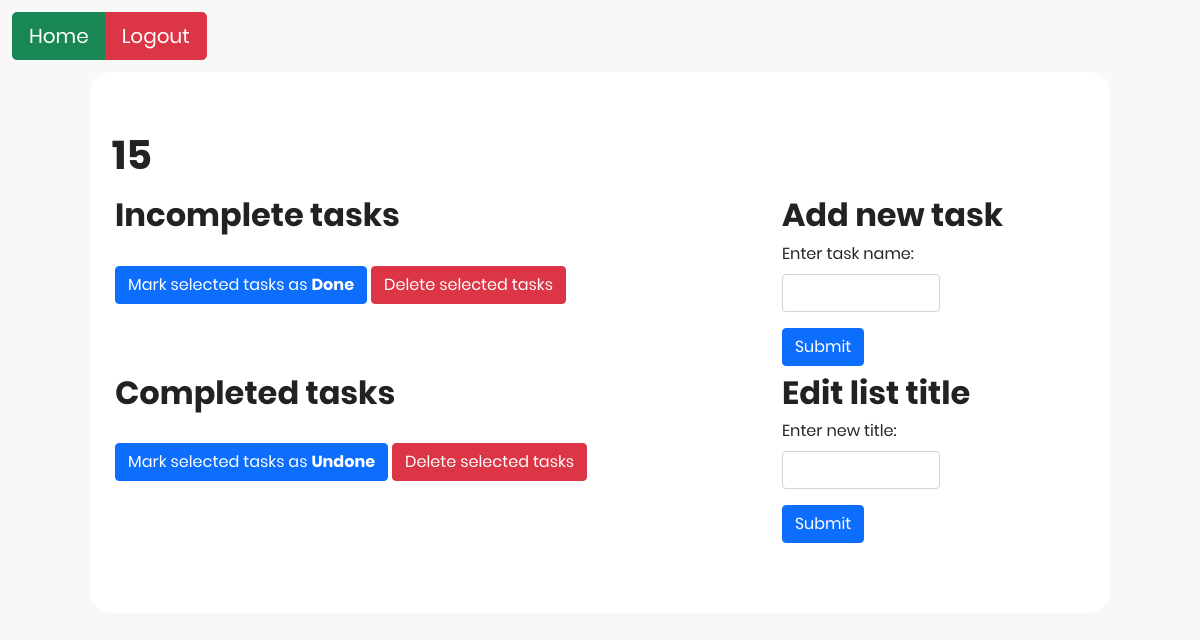
The page /display_list/15/15 on the database as committed earlier.
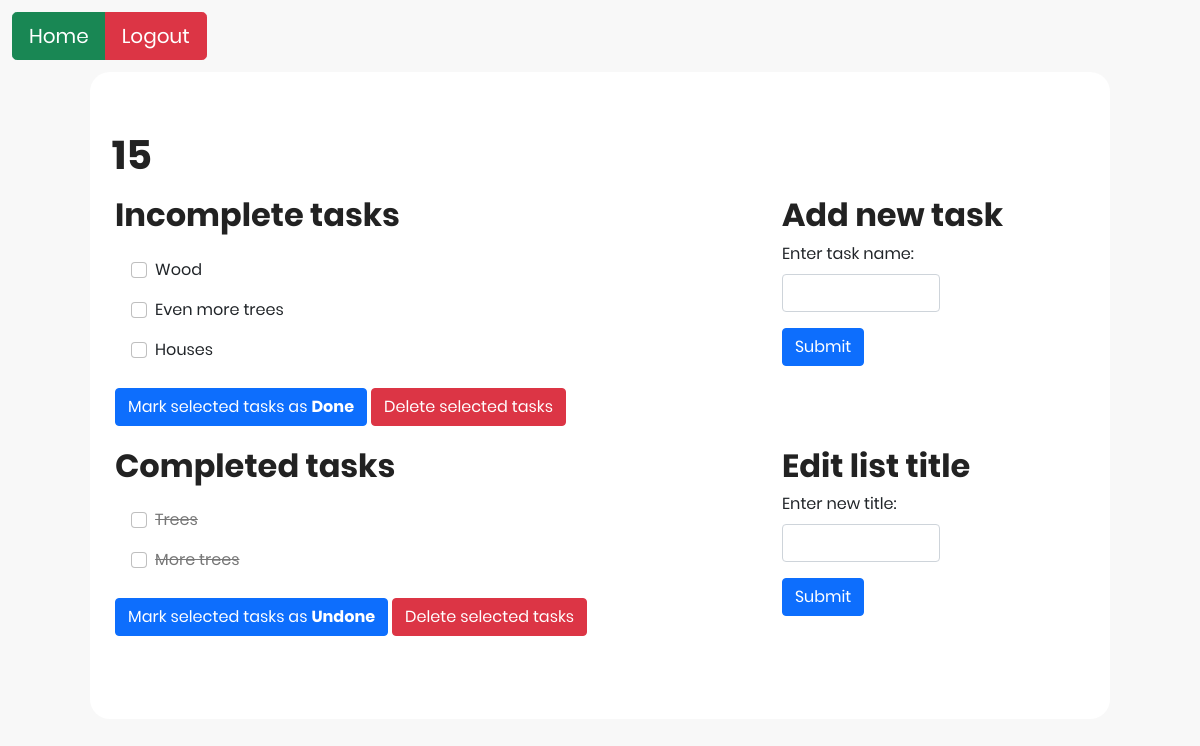
The same page on the database as committed later.
### tables this page shows
CREATE TABLE Tasks (
TaskID INTEGER PRIMARY KEY AUTOINCREMENT NOT NULL,
ListID INTEGER,
TaskName VARCHAR(100),
Status BOOLEAN NOT NULL CHECK (Status IN (0, 1)),
FOREIGN KEY (ListID) REFERENCES Lists(ListID)
);

### Homework5/app.py (the view)
@app.route('/display_list/<int:list_id>/<string:list_name>')
def display_list_with_id(list_id, list_name):
    session['current_list_id'] = list_id
    session['current_list_name'] = list_name
    list_tasks = model.get_all_tasks(list_id)
    list_tasks_dict = {
        'list_id': list_id,
        'list_name': list_name,
        'list_tasks': list_tasks
    }
    return render_template('view_list.html', list_tasks_dict=list_tasks_dict)

### Homework5/app.py (called while the page is built)
@app.before_request
def before_request():
    g.user_id = None
    if 'user_id' in session:
        g.user_id = session['user_id']

### Homework5/data_model.py (called while the page is built)
    def retrieve_data_multiple(self, sql_command):
        self.cursor.execute(sql_command)
        results = self.cursor.fetchall()
        return results

    def get_all_tasks(self, list_id):
        query = '''
            SELECT TaskID, TaskName, Status FROM Tasks
            WHERE ListID = '{}';
        '''.format(list_id)
        results = self.retrieve_data_multiple(query)
        return results

### Homework5/templates/view_list.html (shortened to what this page needs)
{% extends "main_structure.html" %}
{% block head %}
    <link rel="stylesheet" href="/static/css/style.css">
{% endblock %}
{% block body %}
<body>
    <div class="container btn-top-left btn-home-logout">
        <form action="/list_view_panel" method="post">
            <div class="btn-group" role="group" aria-label="Basic outlined example">
                <button class="btn btn-success btn-lg" type="submit" name="action" value="home">Home</button>
                <button class="btn btn-danger btn-lg" type="submit" name="action" value="logout">Logout</button>
            </div>
        </form>
    </div>
    <div class="main">
        <div class="container-fluid">
            <div class="header-container">
                <h1>{{ list_tasks_dict['list_name'] }}</h1>
            </div>
        </div>
        <div class="container-fluid">
            <div class="row">
                <div class="col-md-8">
                    <div class="tasks-view-container">
                        <h2>Incomplete tasks</h2>
                        <form action="/check_items" method="post">
                            {% for task in list_tasks_dict['list_tasks'] %}
                            {% if task[2] == 0 %}
                            <div class="form-check lists-view">
                                <input class="form-check-input" type="checkbox" value="{{ task[0] }}" id="{{ task[1] }}" name="task_id">
                                <label class="form-check-label" for="{{ task[1] }}">
                                {{ task[1] }}
                                </label>
                            </div>
                            {% endif %}
                            {% endfor %}
                            <br>
                            <button class="btn btn-primary" name="action" type="submit" value="Check">Mark selected tasks as <b>Done</b></button>
                            <button class="btn btn-danger" name="action" type="submit" value="Delete">Delete selected tasks</button>
                        </form>
                    </div>
                </div>
                <div class="col">
                        <h2>Add new task</h2>
                        <form action="/add_new_task" method="post">
                            <div class="mb-3">
                                <label for="task_name" class="form-label">Enter task name:</label>
                                <input type="text" class="form-control new-task" id="task_name" name="task_name" required>
                            </div>
                            <button type="submit" class="btn btn-primary">Submit</button>
                        </form>
                </div>
            </div>
            <div class="row">
                <div class="col-md-8">
                    <div class="tasks-view-container">
                        <h2>Completed tasks</h2>
                        <form action="/uncheck_items" method="post">
                            {% for task in list_tasks_dict['list_tasks'] %}
                            {% if task[2] == 1 %}
                            <div class="form-check lists-view">
                                <input class="form-check-input" type="checkbox" value="{{ task[0] }}" id="{{ task[1] }}" name="task_id">
                                <label class="form-check-label task-complete" for="{{ task[1] }}">
                                  {{ task[1] }}
                                </label>
                            </div>
                            {% endif %}
                            {% endfor %}
                            <br>
                            <button class="btn btn-primary" name="action" type="submit" value="Check">Mark selected tasks as <b>Undone</b></button>
                            <button class="btn btn-danger" name="action" type="submit" value="Delete">Delete selected tasks</button>
                        </form>
                    </div>
                </div>
                <div class="col">
                    <h2>Edit list title</h2>
                        <form action="/edit_list" method="post">
                            <div class="mb-3">
                                <label for="updated_list_name" class="form-label">Enter new title:</label>
                                <input type="text" class="form-control new-task" id="updated_list_name" name="updated_list_name" required>
                            </div>
                            <button type="submit" class="btn btn-primary">Submit</button>
                    </form>
                </div>
            </div>
        </div>
    </div>
</body>
{% endblock %}

### Homework5/templates/main_structure.html (shortened to what this page needs)
<!DOCTYPE html>
<html lang='en'>
    <head>
        <link rel="stylesheet" href="/static/fonts/material-icon/css/material-design-iconic-font.min.css">
        <link href="https://cdn.jsdelivr.net/npm/bootstrap@5.0.2/dist/css/bootstrap.min.css" rel="stylesheet">
        {% block head %}{% endblock head %}
    </head>
    {% block body %}{% endblock %}
</html>

### Homework5/static/css/style.css (style rules this page uses)
body { background: #f8f8f8; font-family: Poppins; }
h1, h2 { line-height: 1.66; margin: 0; padding: 0; font-weight: bold; color: #222; font-family: Poppins; }
.main { padding: 70px 0; width: 85%; background: #fff; margin: 0 auto; border-radius: 20px; }
.header-container { margin-left: 1%; margin-top: -2%; }
.tasks-view-container { margin-left: 2%; margin-bottom: 2%; }
.lists-view { margin-top: 1em; margin-left: 1em; }
.new-task { width: 50%; }
.btn-top-left { margin-bottom: 1%; margin-top: 1%; }
.btn-home-logout { padding-right: 99%; }
.task-complete { color: #777; text-decoration: line-through; }

Rows that differ between the two databases and show on the page:
added Tasks: TaskName "Wood", shown under "Incomplete tasks"
added Tasks: TaskName "Even more trees", shown under "Incomplete tasks"
added Tasks: TaskName "Houses", shown under "Incomplete tasks"
added Tasks: TaskName "Trees", shown under "Completed tasks"
added Tasks: TaskName "More trees", shown under "Completed tasks"
